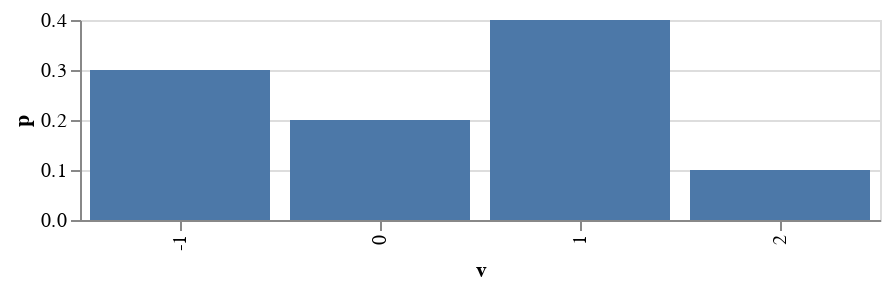

The notebook cell saved with this chart:
### Code cell
vs = [-1,0,1,2] # all the values v can take
ps = [P(V,[v]) for v in vs] # calculate the probability of each
import altair as alt # for plotting
import pandas as pd # to make dataframes

distribution = pd.DataFrame({'v':vs, 'p':ps})
alt.Chart(distribution, height=100, width=400).mark_bar().encode(x='v:O', y='p')

### Figure 1 — Vega-Lite specification as saved in the notebook (floating-point values rounded to 4 significant figures)
{"$schema": "https://vega.github.io/schema/vega-lite/v3.4.0.json", "config": {"mark": {"tooltip": null}, "view": {"height": 300, "width": 400}}, "data": {"name": "data-a7992e4d8081495d7eb4705b16985ea6"}, "datasets": {"data-a7992e4d8081495d7eb4705b16985ea6": [{"p": 0.3, "v": -1}, {"p": 0.2, "v": 0}, {"p": 0.4, "v": 1}, {"p": 0.1, "v": 2}]}, "encoding": {"x": {"field": "v", "type": "ordinal"}, "y": {"field": "p", "type": "quantitative"}}, "height": 100, "mark": "bar", "width": 400}
